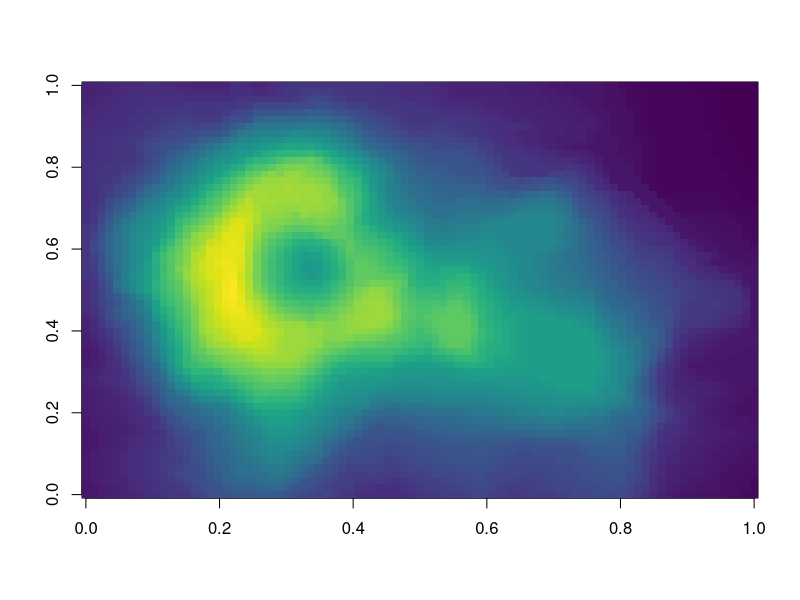
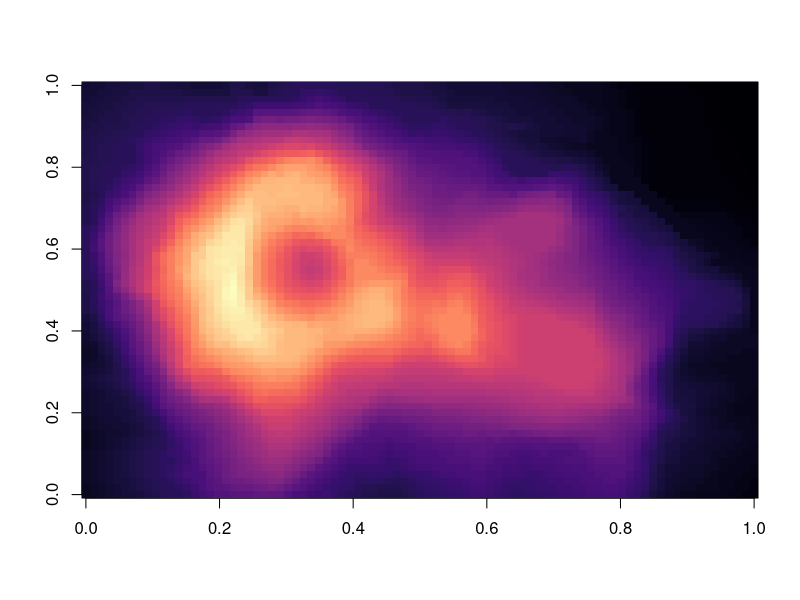

Reproduce these figures in R, in order.
## ---- chunk 1
knitr::opts_chunk$set(echo = TRUE)
library(tidyverse)
## ---- chunk 2
library(viridis)
## ---- chunk 3
image(volcano, col = viridis(200))
## ---- chunk 4
image(volcano, col = viridis(200, option = "A"))
